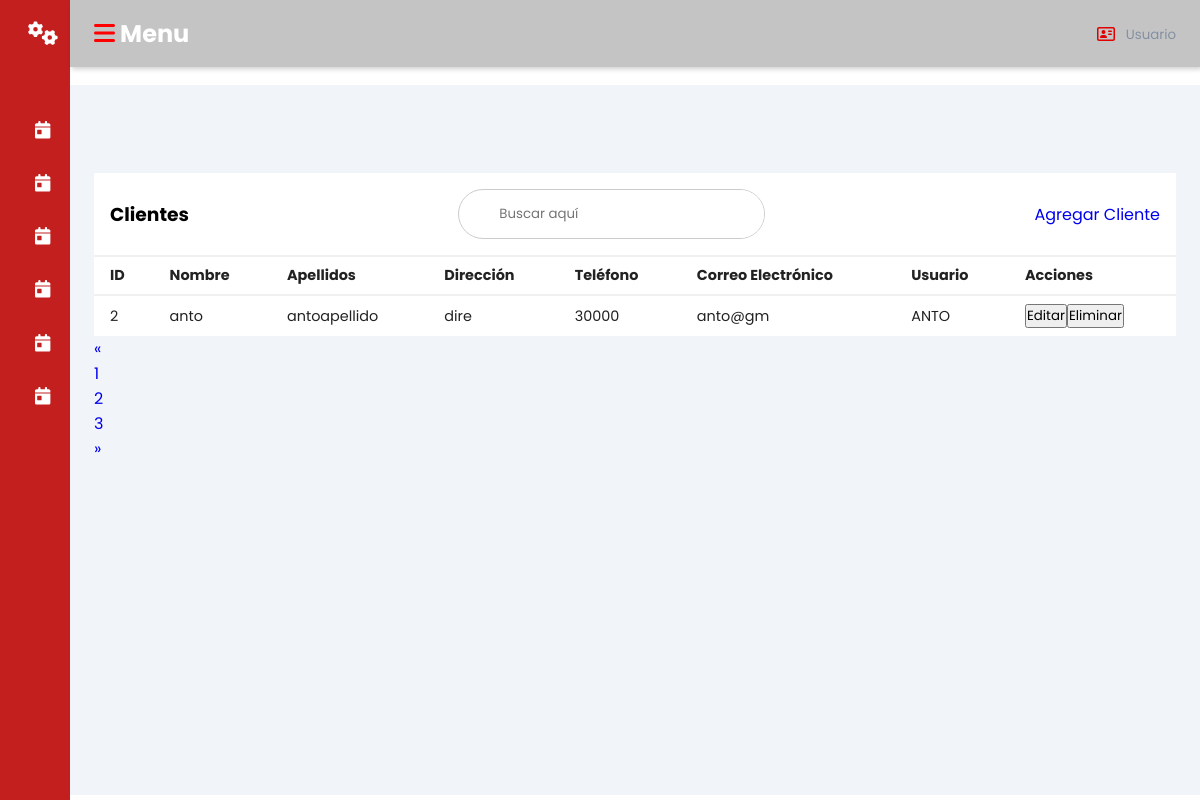
The page /clientes/ on the database as committed earlier.
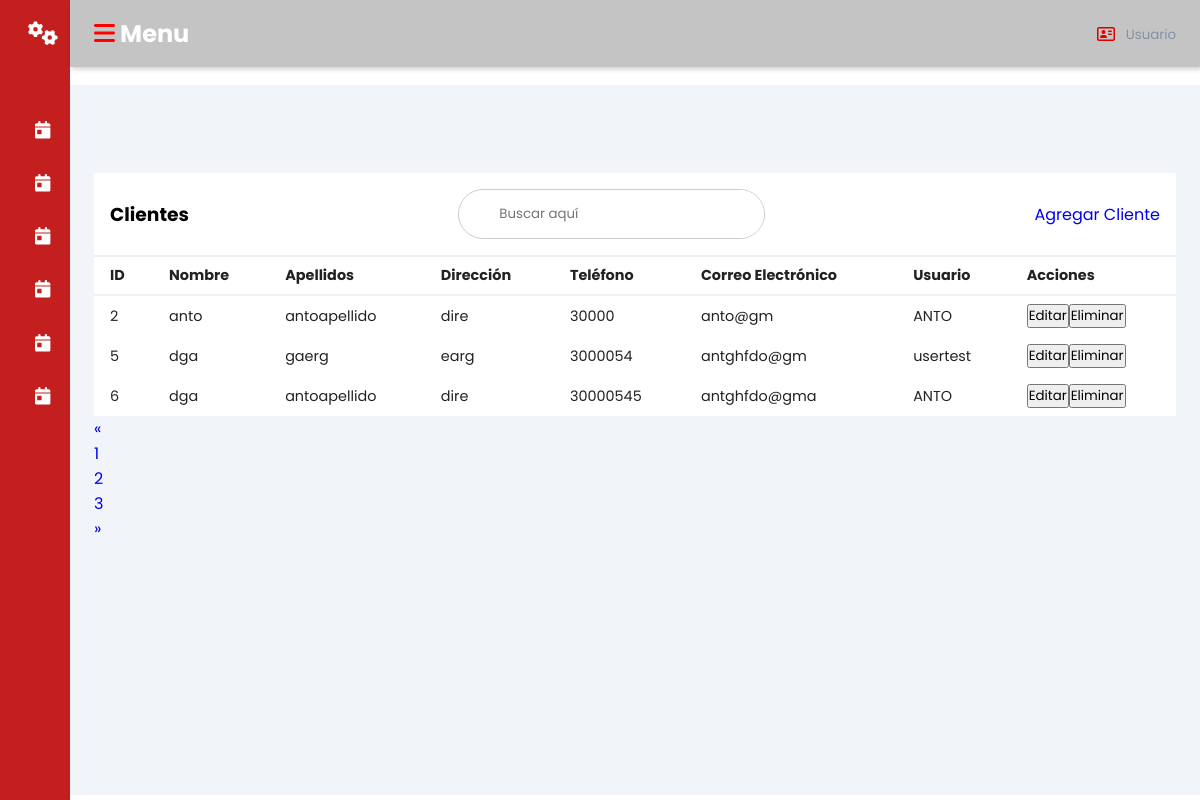
The same page on the database as committed later.
### promecapp/models.py (models this page shows, shortened)
class Cliente(models.Model):
    IDCliente = models.AutoField(primary_key=True)
    Nombre = models.CharField(max_length=45)
    Apellidos = models.CharField(max_length=45)
    Direccion = models.CharField(max_length=100)
    Telefono = models.CharField(max_length=10, unique=True)
    Correo_Electronico = models.CharField(max_length=50, unique=True)
    IDUsuario = models.ForeignKey(Usuario, on_delete=models.CASCADE)
    class Meta:
        db_table = 'clientes'

class Usuario(models.Model):
    IDUsuario = models.AutoField(primary_key=True)
    Nombre_Usuario = models.CharField(max_length=50, unique=True)
    Contraseña = models.CharField(max_length=50)
    IDRol = models.ForeignKey(Rol, on_delete=models.CASCADE)
    class Meta:
        db_table = 'usuarios'
    def __str__(self):
        return self.Nombre_Usuario

### promecapp/views.py (the view)
# urls.py: path('clientes/', views.clientes, name='clientes'),
def clientes(request):
    clientes = Cliente.objects.all()
    return render(request, 'clientes.html', {'clientes': clientes})

### promecapp/Templates/clientes.html (shortened to what the changed rows need)
{% load static %}
<!DOCTYPE html>
<html lang="en">
<head>
    <link rel="stylesheet" href="{% static 'css/dash.css' %}">
</head>
<body>
<div class="sidebar">
    <div class="sidebar-brand">
        <h2><i class="fa-solid fa-gears" style="color: #ffffff;"></i><span>promec</span></h2>
    </div>
</div>
<div class="main-content">
    <header>
        <h2>
            <label for="nav-toggle">
                <span class="fa-solid fa-bars" style="color: #ff0000;"></span>
            </label> Menu
        </h2>
    </header>
    <main>
        <div class="recent-grid">
            <div class="projects">
                <div class="card">
                    <div class="card-body">
                        <div class="table-responsive">
                            <table width="100%">
                                <thead>
                                    <tr>
                                        <td>ID</td>
                                        <td>Nombre</td>
                                        <td>Apellidos</td>
                                        <td>Dirección</td>
                                        <td>Teléfono</td>
                                        <td>Correo Electrónico</td>
                                        <td>Usuario</td>
                                        <td>Acciones</td>
                                    </tr>
                                </thead>
                                <tbody>
                                    {% for cliente in clientes %}
                                        <tr>
                                            <td>{{ cliente.IDCliente }}</td>
                                            <td>{{ cliente.Nombre }}</td>
                                            <td>{{ cliente.Apellidos }}</td>
                                            <td>{{ cliente.Direccion }}</td>
                                            <td>{{ cliente.Telefono }}</td>
                                            <td>{{ cliente.Correo_Electronico }}</td>
                                            <td>{{ cliente.IDUsuario }}</td>
                                            <td>
                                                <a href="{% url 'editar_cliente' cliente.IDCliente %}"><button>Editar</button></a>
                                                <form action="{% url 'eliminar_cliente' cliente.IDCliente %}" method="post" style="display: inline;">
                                                    <button type="submit" class="btn btn-danger">Eliminar</button>
                                                </form>
                                            </td>
                                        </tr>
                                    {% endfor %}
                                </tbody>
                            </table>
                        </div>
                    </div>
                </div>
            </div>
        </div>
    </main>
</div>
</body>
</html>

Rows that differ between the two databases and show on the page:
added Cliente: IDCliente "5", Nombre "dga", Apellidos "gaerg", Direccion "earg", Telefono "3000054", Correo_Electronico "antghfdo@gm", IDUsuario "usertest"
added Cliente: IDCliente "6", Nombre "dga", Apellidos "antoapellido", Direccion "dire", Telefono "30000545", Correo_Electronico "antghfdo@gma", IDUsuario "ANTO"
